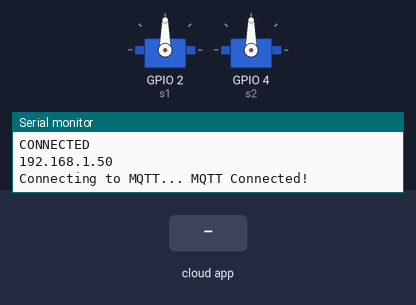
A sketch run on a simulated ESP8266 (NodeMCU). On the bench: 2 × servo, the last lines printed to the serial monitor. The inputs (shaded band) are chosen by the test bench. WiFi joins after 1.5 s; servers stay silent unless stated; no MQTT or app messages arrive unless stated.

Above: at 3.7 s.
3.8 s: the phone or cloud app sets fan to 0
At 4.2 s:
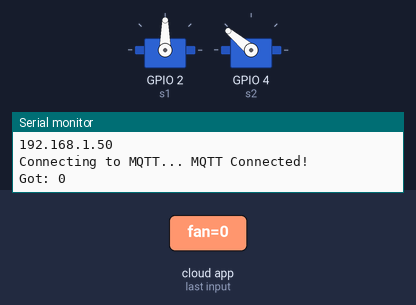
5.3 s: the phone or cloud app sets lights to 1
At 6.4 s:
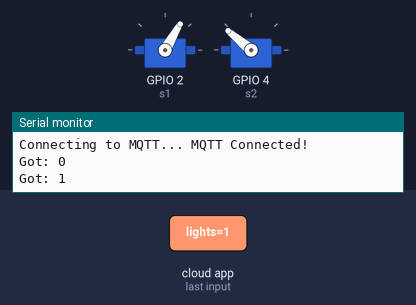
6.8 s: the phone or cloud app sets fan to 1
At 8.0 s:
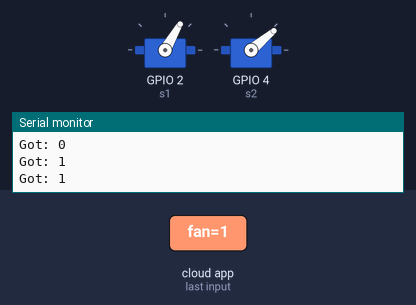
8.3 s: the phone or cloud app sets lights to 0
At 9.1 s:
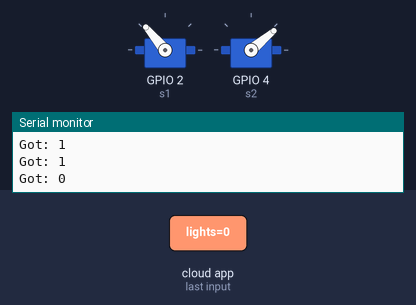
9.8 s: the phone or cloud app sets fan to 0
At 11.2 s:
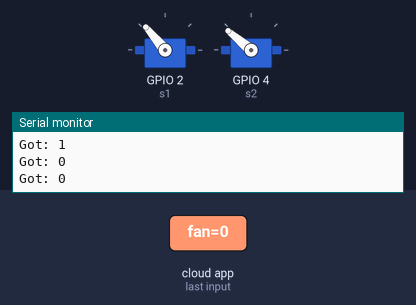
Timing chart, 0 to 12.3 s (numbered marks = the images above; inputs shaded):
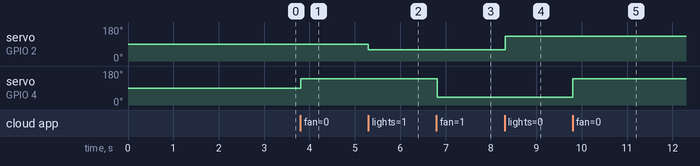

Measured:
- after the input at 3.8 s, servo on GPIO 4 (s2): 90° → 140° at once
- after the input at 5.3 s, servo on GPIO 2 (s1): 90° → 60° at once
- after the input at 6.8 s, servo on GPIO 4 (s2): 140° → 40° at once
- after the input at 8.3 s, servo on GPIO 2 (s1): 60° → 130° at once
- after the input at 9.8 s, servo on GPIO 4 (s2): 40° → 140° at once

The sketch:

sketch_may22a.ino
```cpp
#include<ESP8266WiFi.h>
#include "Adafruit_MQTT.h"
#include "Adafruit_MQTT_Client.h"
#include<Servo.h>
Servo s1,s2;
WiFiClient client;
#define AIO_USERNAME  "SDINDUSTRIES"
Adafruit_MQTT_Client mqtt(&client,"io.adafruit.com", 1883, "name", "key");

Adafruit_MQTT_Subscribe fan = Adafruit_MQTT_Subscribe(&mqtt,AIO_USERNAME"/feeds/fan");
Adafruit_MQTT_Subscribe light = Adafruit_MQTT_Subscribe(&mqtt,AIO_USERNAME"/feeds/lights");
void mttconnect();
void setup() {
 // pinMode(2,OUTPUT);
  s1.attach(2);
  s1.write(90);
  s2.attach(4);
  s2.write(90);
  delay(1000);
  Serial.begin(115200);
  WiFi.mode(WIFI_STA);
  WiFi.begin("ssid","pass");
  while(WiFi.status()!=WL_CONNECTED){
    delay(500);
    Serial.println(".");
    }
 Serial.println("CONNECTED");
 Serial.println(WiFi.localIP());
mqtt.subscribe(&fan);
mqtt.subscribe(&light);
}

void loop() {

 mttconnect();
 Adafruit_MQTT_Subscribe *subscription;
  while ((subscription = mqtt.readSubscription(5000))) {
    if (subscription == &light) {
      Serial.print(F("Got: "));
    Serial.println((char *)light.lastread);
//    String k = "";
//    strcpy((char *)led.lastread,k);
 int n = atoi((char *)light.lastread);

if(n==1)
{
    s1.write(60);
    }
    else s1.write(130);
  }
     else if (subscription == &fan) {
      Serial.print(F("Got: "));
    Serial.println((char *)fan.lastread);
//    String k = "";
//    strcpy((char *)led.lastread,k);
 int m = atoi((char *)fan.lastread);

if(m==1)
{
    s2.write(40);
    }
    else s2.write(140);
  }
  }
}


  void  mttconnect(){
     int8_t ret;

  // Stop if already connected.
  if (mqtt.connected()) {
    return;
  }

  Serial.print("Connecting to MQTT... ");

  uint8_t retries = 3;
  while ((ret = mqtt.connect()) != 0) { // connect will return 0 for connected
       Serial.println(mqtt.connectErrorString(ret));
       Serial.println("Retrying MQTT connection in 5 seconds...");
       mqtt.disconnect();
       delay(5000);  // wait 5 seconds
       retries--;
       if (retries == 0) {
         // basically die and wait for WDT to reset me
         while (1);
       }
  }
  Serial.println("MQTT Connected!");
}
```
